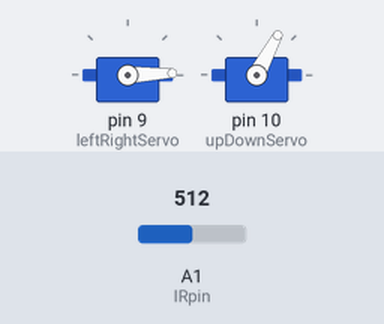
This sketch was run on a simulated Arduino Uno, built with avr-gcc and run on an emulated ATmega328P. Parts: 2 × servo. The test bench sets the inputs (shaded band); at power-on: A1 (IRpin) = 512. What the sketch prints to the serial monitor is not drawn.

Above: at 1.2 s.
1.3 s: A1 (IRpin) set to 140
At 2.4 s:
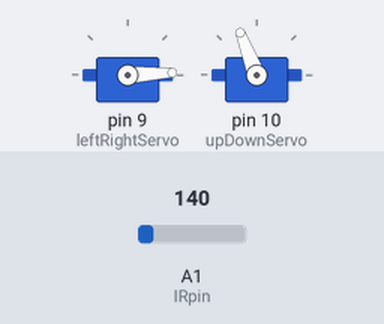
4.3 s: A1 (IRpin) set to 160
At 4.9 s:
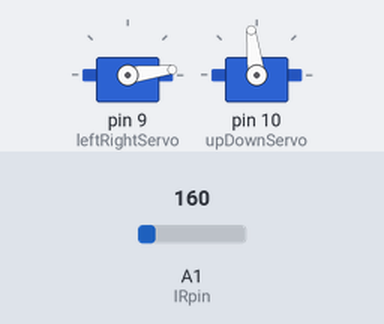
7.3 s: A1 (IRpin) set to 122
10.3 s: A1 (IRpin) set to 190
13.3 s: A1 (IRpin) set to 110
16.3 s: A1 (IRpin) set to 0
Timing chart, 0 to 66.8 s (numbered marks = the images above; inputs shaded):
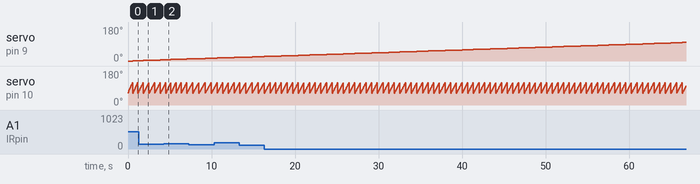

Measured:
- by itself, servo on pin 10 (upDownServo): ramps from 61° to 119° and jumps back, once every 0.68 s

The sketch:

visualizing_ino.ino
```cpp
/*
luckylarry.co.uk
3D Scan Visualisation for Sharp GP2Y0A02 IR range finder
Sends sensor readings for every degree moved by the servo
values sent to serial port to be picked up by Processing
*/
#include <Servo.h>        // include the standard servo library
Servo leftRightServo;         // set a variable to map the servo
Servo upDownServo;
int leftRightPos = 0;         // set a variable to store the servo position
int upDownPos = 0;
const int numReadings = 10;   // set a variable for the number of readings to take
int index = 0;                // the index of the current reading
float total = 0;              // the total of all readings must be a float to allow totaling of float values
int average = 0;              // the average
int IRpin = 1;                // analog pin for reading the IR sensor

/* setup the pins, servo and serial port */
void setup() {
  leftRightServo.attach(9);
  upDownServo.attach(10);
  // initialize the serial port:
  Serial.begin(9600);
}

/* begin rotating the servo and getting sensor values */
void loop() {
 for(leftRightPos = 0; leftRightPos < 180; leftRightPos++)
  {
    leftRightServo.write(leftRightPos);

  for(upDownPos = 60; upDownPos < 120; upDownPos++)
  {
    upDownServo.write(upDownPos);

      for (index = 0; index<=numReadings;index++) {            // take x number of readings from the sensor and average them
        float volts = analogRead(IRpin)*0.0048828125;   // value from sensor * (5/1024) - if running 3.3.volts then change 5 to 3.3
        float distance = 65*pow(volts, -1.10);          // worked out from graph 65 = theretical distance / (1/Volts)S - luckylarry.co.uk
        total = total + distance;                              // update total
        delayMicroseconds(20);
      }
    average = (int) total/numReadings;                               // create average reading
        if (average < 20) {
         average = 20;
        }
        if (average > 150) {
         average = 150;
        }
        //average = 0 - average;
    if (index >= numReadings)  {                               // reset the counts when at the last item of the array
      index = 0;
      total = 0;
    }

Serial.print("Y");
Serial.print(upDownPos-60);
Serial.print("X");
Serial.print(leftRightPos);
Serial.print("Z");
Serial.println(average);

  }
    upDownServo.write(60);
  }

    leftRightServo.write(0);

}
```
